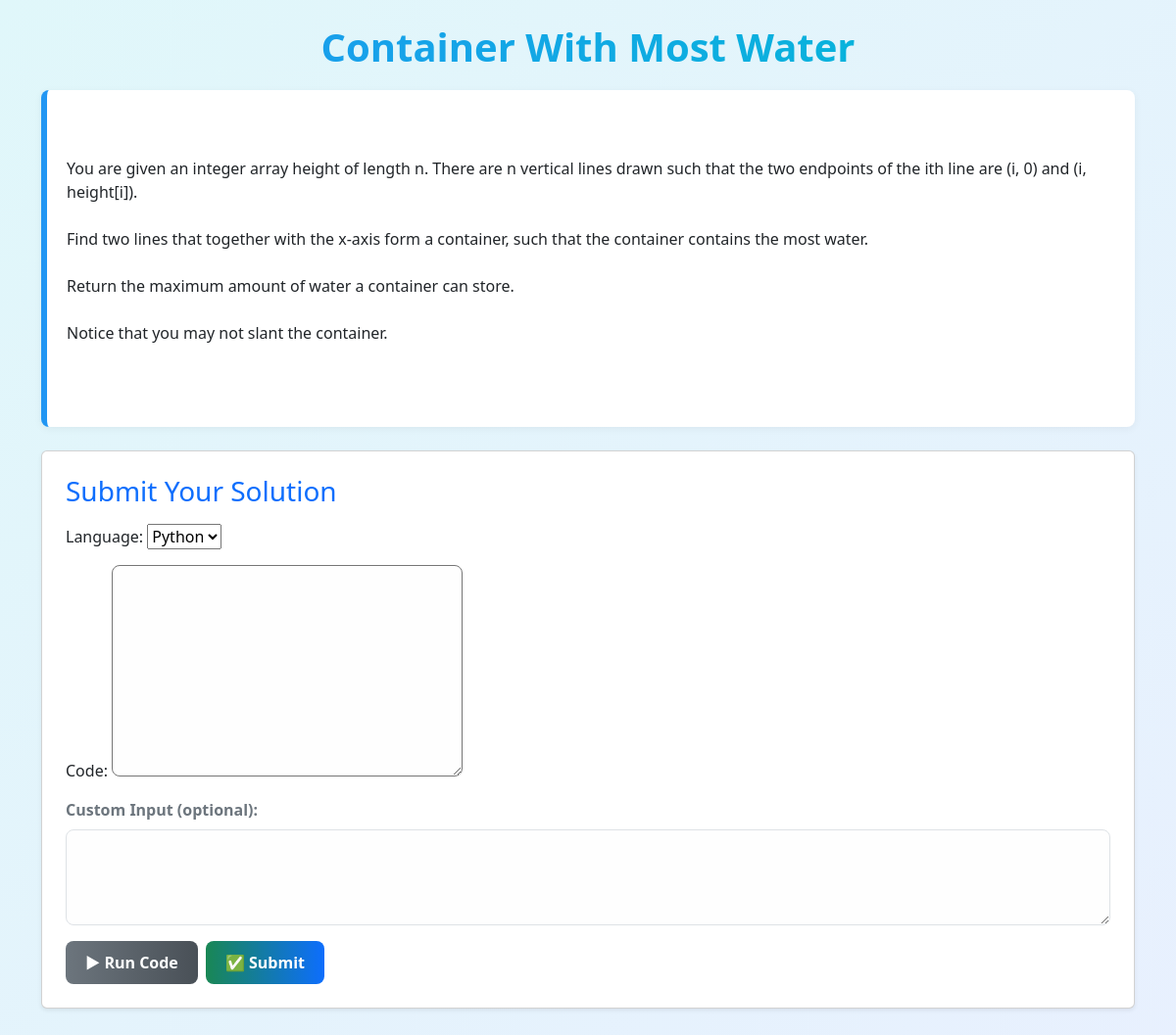
The app's page /problems/2/ (signed in), older data.
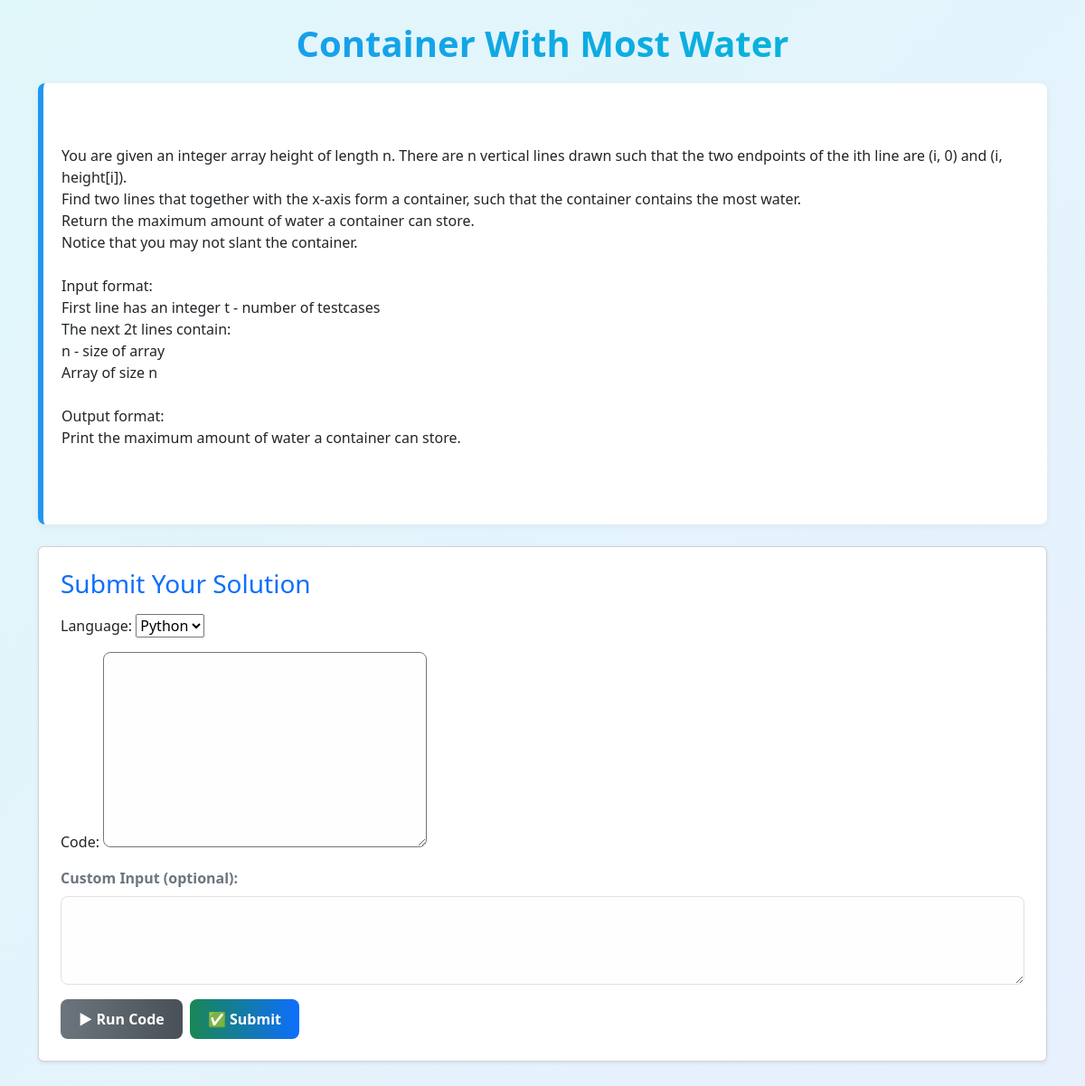
The same page, newer data.
### problems/models.py (models this page shows, shortened)
class Problem(models.Model):
    title = models.CharField(max_length=100)
    statement = models.TextField()

### problems/views.py (the view, shortened to what this page needs)
# urls.py: path('problems/<int:pk>/', views.problem_detail, name='problem_detail'),
@login_required
def problem_detail(request, pk):
    problem = get_object_or_404(Problem, pk=pk)
    output_data = None
    result_message = None
    submission = None
    show_review = False
    ai_review = None
    if request.method == "GET" and "ai_review" in request.GET:
        submission_id = request.GET.get("submission_id")
        try:
            submission = CodeSubmission.objects.get(id=submission_id)
            if submission.verdict in ["Accepted", "Wrong Answer"]:
                show_review = True
                ai_review = review_code(
                    code=submission.code,
                    language=submission.language,
                    verdict=submission.verdict,
                    problem_title=problem.title,
                    problem_statement=problem.statement,
                )
                result_message = f"💬 Review for {submission.verdict} code:"
            else:
                result_message = "⚠️ Review available only for Accepted or Wrong Answer verdicts."
        except CodeSubmission.DoesNotExist:
            result_message = "⚠️ Submission not found."
        form = CodeSubmissionForm(initial={
            "code": submission.code if submission else "",
            "language": submission.language if submission else "python",
        })
    else:
        form = CodeSubmissionForm()
    return render(
        request,
        "problem_detail.html",
        {
            "problem": problem,
            "form": form,
            "output_data": output_data,
            "result_message": result_message,
            "submission_id": submission.id if submission else None,
            "verdict": submission.verdict if submission else None,
            "show_review": show_review,
            "ai_review": ai_review,
        }
    )

### compiler/forms.py
class CodeSubmissionForm(forms.ModelForm):
    language = forms.ChoiceField(choices=Language_choices)
    class Meta:
        model = CodeSubmission
        fields = ["language", "code"]

### problems/Templates/problem_detail.html (shortened to what this page needs)
{% load static %}
<!DOCTYPE html>
<html lang="en">
<head>
  <link href="https://cdn.jsdelivr.net/npm/bootstrap@5.3.0/dist/css/bootstrap.min.css" rel="stylesheet">
</head>
<body>
<div class="container mt-4">
  <div class="problem-header text-center">
    <h1>{{ problem.title }}</h1>
  </div>
  <div class="problem-statement mb-4">
    <p>{{ problem.statement }}</p>
  </div>
  <div class="card p-4 mb-4 shadow-sm">
    <h3 class="mb-3 text-primary">Submit Your Solution</h3>
    <form method="post">
      <div class="mb-3">
        {{ form.as_p }}
      </div>
      <div class="mb-3">
        <label for="custom_input" class="form-label fw-bold text-secondary">Custom Input (optional):</label>
        <textarea name="custom_input" id="custom_input" rows="4" class="form-control">{{ custom_input|default_if_none:"" }}</textarea>
      </div>
      <div class="d-flex gap-2">
        <button type="submit" name="run_code" class="btn-run">▶ Run Code</button>
        <button type="submit" name="submit_code" class="btn-submit">✅ Submit</button>
      </div>
    </form>
  </div>
</div>
</body>
</html>

### problems/Templates/problem_detail.html (style rules this page uses)
body { background: linear-gradient(135deg, #e0f7fa, #e8f0fe); padding-bottom: 40px; }
.problem-header { margin-top: 20px; margin-bottom: 20px; }
.problem-header h1 { background: linear-gradient(90deg, #2196f3, #00bcd4); -webkit-background-clip: text; -webkit-text-fill-color: transparent; font-weight: 800; }
.problem-statement { background: #ffffff; padding: 20px; border-radius: 8px; box-shadow: 0 2px 8px rgba(0,0,0,0.05); border-left: 6px solid #2196f3; white-space: pre-wrap; }
textarea, textarea.form-control { font-family: monospace; font-size: 14px; border-radius: 8px; background: #fefefe; }
.btn-run { background: linear-gradient(90deg, #6c757d, #495057); color: white; border-radius: 8px; padding: 10px 20px; font-weight: bold; border: none; transition: transform 0.2s ease; }
.btn-submit { background: linear-gradient(90deg, #198754, #0d6efd); color: white; border-radius: 8px; padding: 10px 20px; font-weight: bold; border: none; transition: transform 0.2s ease; }

Row changes from the older to the newer data that the page shows:
changed Problem "Container With Most Water": statement "…not slant the container." → "…not slant the container. Input format: First line has an integer t - number of testcases The next 2t lines contain: n - size of array Array of size n Output format: Print the maximum amount of water a container can store."
